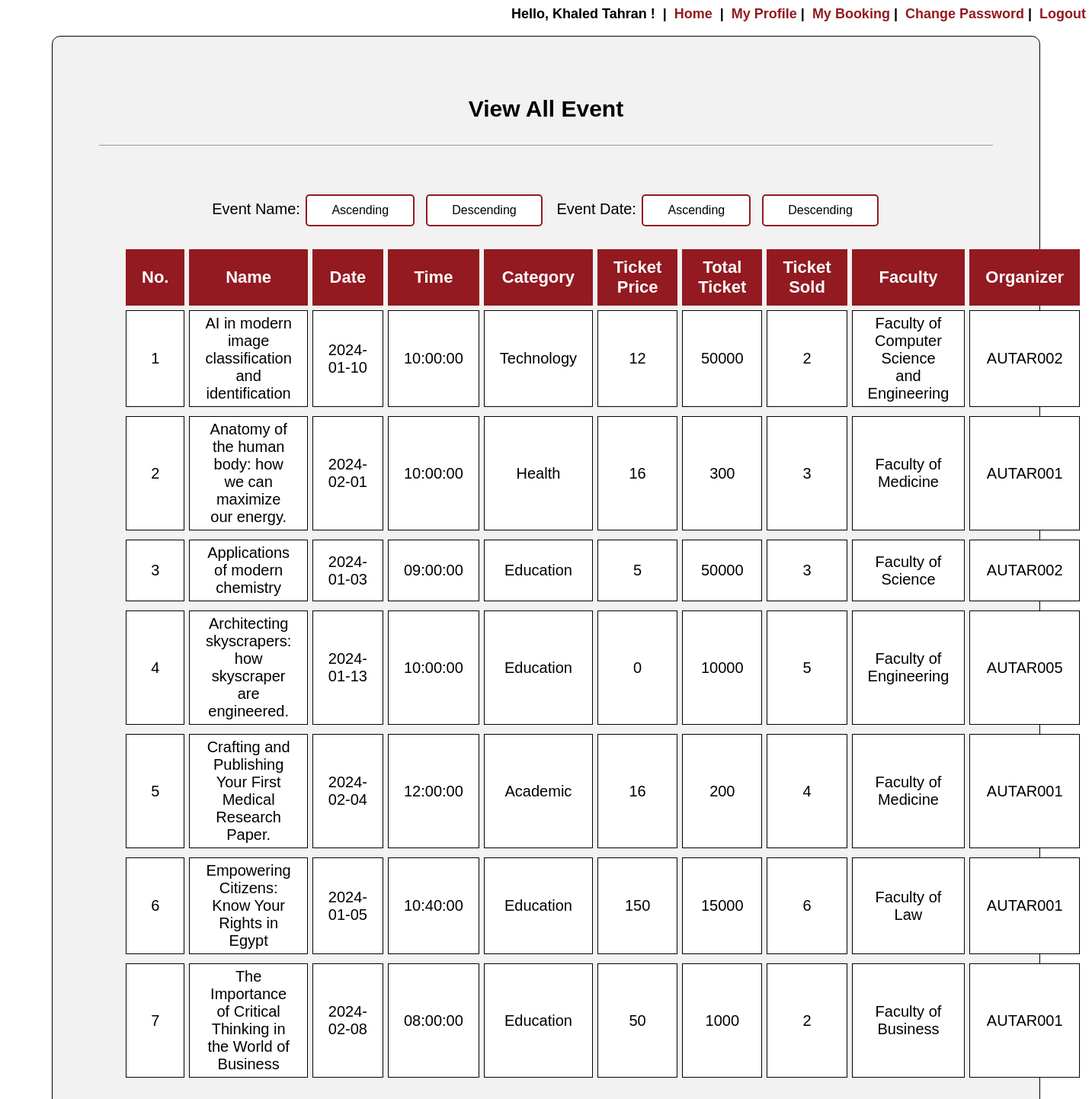
Screenshot of /event_manage_view.php (signed in) with the database file from the repository.
### tables this page shows
CREATE TABLE `event_details` (
  `EventID` int(10) NOT NULL,
  `EventName` varchar(100) NOT NULL,
  `EventDate` date NOT NULL,
  `EventTime` time NOT NULL,
  `EventCategory` varchar(100) NOT NULL,
  `EventDescription` text NOT NULL,
  `EventTicketPrice` double NOT NULL,
  `EventTicketTotal` int(11) NOT NULL,
  `EventTicketSold` int(11) NOT NULL,
  `VenueID` int(10) NOT NULL,
  `UserID` varchar(10) NOT NULL
);

CREATE TABLE `venue_details` (
  `VenueID` int(11) NOT NULL,
  `VenueName` varchar(80) NOT NULL,
  `VenueInfo` varchar(100) NOT NULL
);

### event_manage_view.php (the view, shortened to what this page needs)
<?php
include "database/connect.php";
include 'session.php';
?>
<!DOCTYPE html>
<html>
<head>
</head>
<body background="image\bg.png">
	<div id="view" align="center">
		<br>
		<p>View All Event</p>
		<hr>
		<form action="event_manage_view.php" method="POST" style="font-size: 20px;">
			Event Name:
			<input type="submit" name="name_asc" value="Ascending">&nbsp;
			<input type="submit" name="name_desc" value="Descending">
			&nbsp;&nbsp;Event Date:
			<input type="submit" name="date_asc" value="Ascending">&nbsp;
			<input type="submit" name="date_desc" value="Descending">
		</form>
		<table align="center" cellpadding="20px" cellspacing="6px">
			<tr>
				<th width="4%">No.</th>
				<th width="25%">Name</th>
				<th width="11%">Date</th>
				<th width="11%">Time</th>
				<th width="12%">Category</th>
				<th width="4%">Ticket Price</th>
				<th width="4%">Total Ticket</th>
				<th width="4%">Ticket Sold</th>
				<th width="20%">Faculty</th>
				<th width="5%">Organizer</th>
			</tr>
			<?php
			if (isset($_POST['name_asc'])) {
				$count = 0;
				$conn = mysqli_connect($servername, $username, $password, $dbname);
				$read_event = "SELECT * FROM event_details INNER JOIN venue_details ON event_details.VenueID = venue_details.VenueID ORDER BY EventName ASC";
				$result_read_event = mysqli_query($conn, $read_event);
				if (mysqli_num_rows($result_read_event) > 0) {
					while ($row = mysqli_fetch_array($result_read_event, MYSQLI_ASSOC)) {
						$count = $count + 1;
						echo "<tr>";
						echo "<td style='text-align:center'>" . $count . "</td>";
						echo "<td>" . $row['EventName'] . "</td>";
						echo "<td>" . $row['EventDate'] . "</td>";
						echo "<td>" . $row['EventTime'] . "</td>";
						echo "<td>" . $row['EventCategory'] . "</td>";
						echo "<td>" . $row['EventTicketPrice'] . "</td>";
						echo "<td>" . $row['EventTicketTotal'] . "</td>";
						echo "<td>" . $row['EventTicketSold'] . "</td>";
						echo "<td>" . $row['VenueName'] . "</td>";
						echo "<td>" . $row['UserID'] . "</td>";
						echo "<tr>";
					}
				}
			} else {
				$count = 0;
				$conn = mysqli_connect($servername, $username, $password, $dbname);
				$read_event = "SELECT * FROM event_details INNER JOIN venue_details ON event_details.VenueID = venue_details.VenueID ORDER BY EventName ASC";
				$result_read_event = mysqli_query($conn, $read_event);
				if (mysqli_num_rows($result_read_event) > 0) {
					while ($row = mysqli_fetch_array($result_read_event, MYSQLI_ASSOC)) {
						$count = $count + 1;
						echo "<tr>";
						echo "<td style='text-align:center'>" . $count . "</td>";
						echo "<td>" . $row['EventName'] . "</td>";
						echo "<td>" . $row['EventDate'] . "</td>";
						echo "<td>" . $row['EventTime'] . "</td>";
						echo "<td>" . $row['EventCategory'] . "</td>";
						echo "<td>" . $row['EventTicketPrice'] . "</td>";
						echo "<td>" . $row['EventTicketTotal'] . "</td>";
						echo "<td>" . $row['EventTicketSold'] . "</td>";
						echo "<td>" . $row['VenueName'] . "</td>";
						echo "<td>" . $row['UserID'] . "</td>";
						echo "<tr>";
					}
				}
			}
			?>
		</table>
	</div>
</body>
</html>

### event_manage_view.php (style rules this page uses)
body { font-family: 'Cairo-Medium', sans-serif; }
p { font-weight: 900; font-size: 30px; }
form { margin-left: 60px; margin-top: 15px; margin-right: 60px; }
table { margin-left: 60px; margin-right: 60px; margin-bottom: 60px; text-align: justify; }
th { background-color: #931A21; border: 1px solid #931A21; font-size: 22px; text-align: center; padding-top: 10px; padding-bottom: 10px; color: white; }
td { border: 1px solid black; font-size: 20px; text-align: center; padding-top: 5px; padding-bottom: 5px; background-color: white; }
input[type=submit] { border: none; color: white; padding: 10px 32px; text-align: center; text-decoration: none; display: inline-block; font-size: 16px; margin: 4px 2px; transition-duration: 0.4s; cursor: pointer; background-color: white; color: black; border: 2px solid #931A21; border-radius: 5px; }
div { margin-left: 60px; margin-top: 15px; margin-right: 60px; padding: 30px; border: 0.5px solid black; border-radius: 11px; background-color: #f2f2f2; }
hr { border-bottom: none; border-left: none; border-right: none; width: 95%; padding-top: 10px; margin-bottom: 50px; }

### rows the page displays
event_details: EventName "AI in modern image classification and identification", EventDate "2024-01-10", EventTime "10:00:00", EventCategory "Technology", EventTicketPrice "12", EventTicketTotal "50000", EventTicketSold "2", VenueID.VenueName "Faculty of Computer Science and Engineering", UserID "AUTAR002"
event_details: EventName "Anatomy of the human body: how we can maximize our energy.", EventDate "2024-02-01", EventTime "10:00:00", EventCategory "Health", EventTicketPrice "16", EventTicketTotal "300", EventTicketSold "3", VenueID.VenueName "Faculty of Medicine", UserID "AUTAR001"
event_details: EventName "Applications of modern chemistry", EventDate "2024-01-03", EventTime "09:00:00", EventCategory "Education", EventTicketPrice "5", EventTicketTotal "50000", EventTicketSold "3", VenueID.VenueName "Faculty of Science", UserID "AUTAR002"
event_details: EventName "Architecting skyscrapers: how skyscraper are engineered.", EventDate "2024-01-13", EventTime "10:00:00", EventCategory "Education", EventTicketPrice "0", EventTicketTotal "10000", EventTicketSold "5", VenueID.VenueName "Faculty of Engineering", UserID "AUTAR005"
event_details: EventName "Crafting and Publishing Your First Medical Research Paper.", EventDate "2024-02-04", EventTime "12:00:00", EventCategory "Academic", EventTicketPrice "16", EventTicketTotal "200", EventTicketSold "4", VenueID.VenueName "Faculty of Medicine", UserID "AUTAR001"
event_details: EventName "Empowering Citizens: Know Your Rights in Egypt", EventDate "2024-01-05", EventTime "10:40:00", EventCategory "Education", EventTicketPrice "150", EventTicketTotal "15000", EventTicketSold "6", VenueID.VenueName "Faculty of Law", UserID "AUTAR001"
event_details: EventName "The Importance of Critical Thinking in the World of Business", EventDate "2024-02-08", EventTime "08:00:00", EventCategory "Education", EventTicketPrice "50", EventTicketTotal "1000", EventTicketSold "2", VenueID.VenueName "Faculty of Business", UserID "AUTAR001"

### other values shown
$_SESSION['UserFullName'] "Khaled Tahran"
